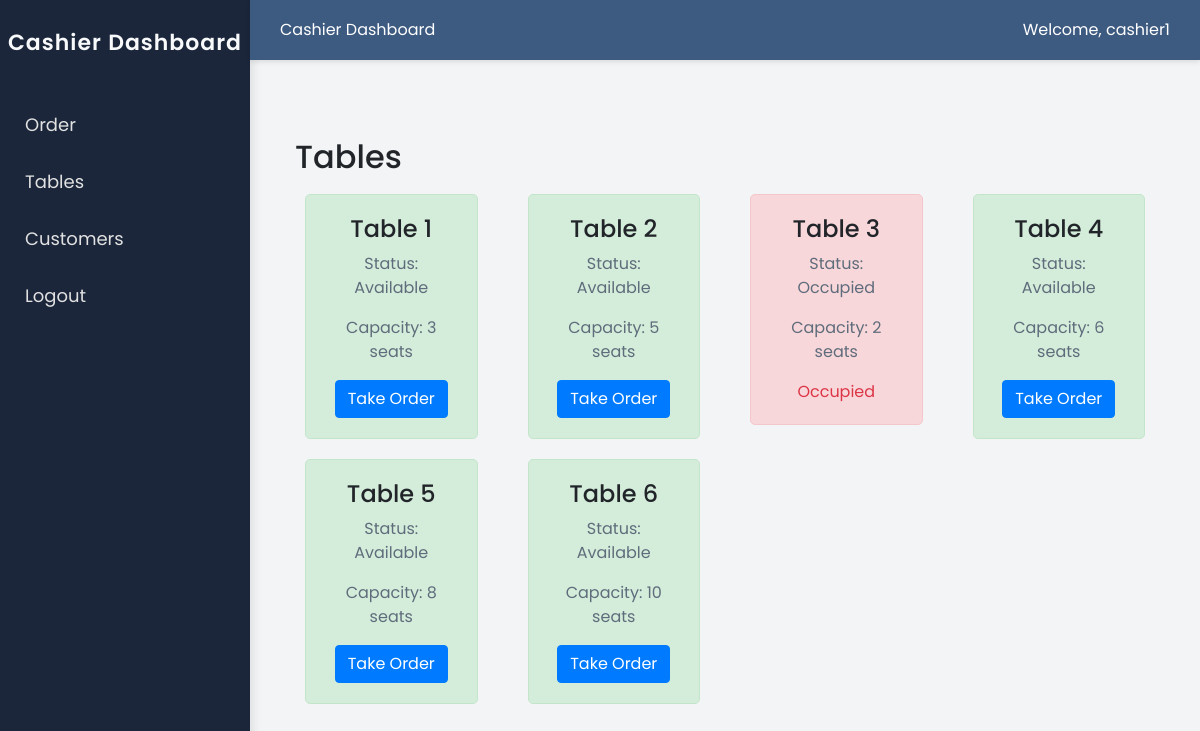
The app's page /cashier/cashier_tables.php (signed in) with its own data.
### tables this page shows
CREATE TABLE `tables` (
  `table_id` int(11) NOT NULL,
  `table_num` int(11) NOT NULL,
  `status` enum('available','occupied') NOT NULL DEFAULT 'available',
  `capacity` int(11) NOT NULL DEFAULT 0
);

### cashier/cashier_tables.php (the view, shortened to what this page needs)
<?php
include '../conn/connection.php';
include 'dashboard_flex.php';
$sql = "SELECT table_id, table_num, status, capacity FROM tables";
$result = $conn->query($sql);
?>
    <link rel="stylesheet" href="https://stackpath.bootstrapcdn.com/bootstrap/4.5.2/css/bootstrap.min.css">
<div class="container">
    <h2 class="mt-5">Tables</h2>
    <div class="row">
        <?php if ($result->num_rows > 0): ?>
            <?php while ($row = $result->fetch_assoc()): ?>
                <div class="col-md-3">
                    <div class="table-box <?php echo ($row['status'] == 'available') ? 'available' : 'occupied'; ?>">
                        <h4>Table <?php echo $row['table_num']; ?></h4>
                        <p>Status: <?php echo ucfirst($row['status']); ?></p>
                        <p>Capacity: <?php echo $row['capacity']; ?> seats</p>
                        <?php if ($row['status'] == 'available'): ?>
                            <form method="POST" action="order_form.php">
                                <button type="submit" class="btn btn-primary">Take Order</button>
                            </form>
                        <?php else: ?>
                            <span class="text-danger">Occupied</span>
                        <?php endif; ?>
                    </div>
                </div>
            <?php endwhile; ?>
        <?php else: ?>
            <div class="col-12">
                <div class="text-center">No tables found</div>
            </div>
        <?php endif; ?>
    </div>
</div>
</body>
</html>

### cashier/dashboard_flex.php (style rules this page uses)
* { margin: 0; padding: 0; box-sizing: border-box; font-family: 'Poppins', sans-serif; }
body { display: flex; min-height: 100vh; background-color: #f3f4f6; }
.main-content p { font-size: 16px; color: #5f6c7b; }

### cashier/cashier_tables.php (style rules this page uses)
.table-box { border: 1px solid #ddd; border-radius: 5px; padding: 20px; margin: 10px; text-align: center; }
.available { background-color: #d4edda; border-color: #c3e6cb; }
.occupied { background-color: #f8d7da; border-color: #f5c6cb; }

### records on screen
tables: table_num "1", status "Available", capacity "3"
tables: table_num "2", status "Available", capacity "5"
tables: table_num "3", status "Occupied", capacity "2"
tables: table_num "4", status "Available", capacity "6"
tables: table_num "5", status "Available", capacity "8"
tables: table_num "6", status "Available", capacity "10"

### other values on screen
$username "cashier1"
